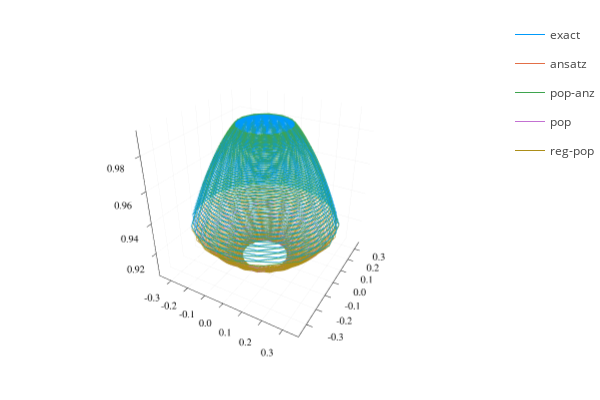

Notebook cell for this chart:
### Code cell
Plots.plotlyjs()
plt = Plots.plot(xyz(bₑ), label="exact")
plt = Plots.plot!(xyz(bᵃⁿᶻ), label="ansatz")
plt = Plots.plot!(xyz(bᵖᵒᵖᵃⁿᶻ), label="pop-anz")
plt = Plots.plot!(xyz(bᵖᵒᵖ), label="pop")
plt = Plots.plot!(xyz(bʳᵉᵍ), label="reg-pop")

### Figure 1 — Plotly figure (JSON) as saved in the notebook; plotly's stock layout.template omitted (floating-point values rounded to 4 significant figures; data arrays with more than 128 entries replaced by an {"elided": "..."} marker saying what was removed)
{"data": [{"colorbar": {"title": ""}, "legendgroup": "exact", "line": {"color": "rgba(0, 154, 250, 1.000)", "dash": "solid", "shape": "linear", "width": 1}, "mode": "lines", "name": "exact", "scene": "scene", "showlegend": true, "type": "scatter3d", "x": {"elided": "1256 float values"}, "xaxis": "x", "y": {"elided": "1256 float values"}, "yaxis": "y", "z": {"elided": "1256 float values"}, "zaxis": "z", "zmax": null, "zmin": null}, {"colorbar": {"title": ""}, "legendgroup": "ansatz", "line": {"color": "rgba(227, 111, 71, 1.000)", "dash": "solid", "shape": "linear", "width": 1}, "mode": "lines", "name": "ansatz", "scene": "scene", "showlegend": true, "type": "scatter3d", "x": {"elided": "1256 float values"}, "xaxis": "x", "y": {"elided": "1256 float values"}, "yaxis": "y", "z": {"elided": "1256 float values"}, "zaxis": "z", "zmax": null, "zmin": null}, {"colorbar": {"title": ""}, "legendgroup": "pop-anz", "line": {"color": "rgba(62, 164, 78, 1.000)", "dash": "solid", "shape": "linear", "width": 1}, "mode": "lines", "name": "pop-anz", "scene": "scene", "showlegend": true, "type": "scatter3d", "x": {"elided": "1256 float values"}, "xaxis": "x", "y": {"elided": "1256 float values"}, "yaxis": "y", "z": {"elided": "1256 float values"}, "zaxis": "z", "zmax": null, "zmin": null}, {"colorbar": {"title": ""}, "legendgroup": "pop", "line": {"color": "rgba(195, 113, 210, 1.000)", "dash": "solid", "shape": "linear", "width": 1}, "mode": "lines", "name": "pop", "scene": "scene", "showlegend": true, "type": "scatter3d", "x": {"elided": "1256 float values"}, "xaxis": "x", "y": {"elided": "1256 float values"}, "yaxis": "y", "z": {"elided": "1256 float values"}, "zaxis": "z", "zmax": null, "zmin": null}, {"colorbar": {"title": ""}, "legendgroup": "reg-pop", "line": {"color": "rgba(172, 142, 24, 1.000)", "dash": "solid", "shape": "linear", "width": 1}, "mode": "lines", "name": "reg-pop", "scene": "scene", "showlegend": true, "type": "scatter3d", "x": {"elided": "1256 float values"}, "xaxis": "x", "y": {"elided": "1256 float values"}, "yaxis": "y", "z": {"elided": "1256 float values"}, "zaxis": "z", "zmax": null, "zmin": null}], "layout": {"annotations": [], "height": 400, "legend_position": {"bgcolor": "rgba(255, 255, 255, 1.000)", "bordercolor": "rgba(0, 0, 0, 1.000)", "borderwidth": 1, "font": {"color": "rgba(0, 0, 0, 1.000)", "family": "sans-serif", "size": 11}, "title": {"font": {"color": "rgba(0, 0, 0, 1.000)", "family": "sans-serif", "size": 15}, "text": ""}, "tracegroupgap": 0, "traceorder": "normal", "x": 1, "xanchor": "auto", "y": 1, "yanchor": "auto"}, "margin": {"b": 20, "l": 0, "r": 0, "t": 20}, "paper_bgcolor": "rgba(255, 255, 255, 1.000)", "plot_bgcolor": "rgba(255, 255, 255, 1.000)", "scene": {"camera": {"eye": {"x": 1.126, "y": -1.95, "z": 1.3}}, "domain": {"x": [0.06582, 0.9934], "y": [0.03762, 0.9902]}, "xaxis": {"gridcolor": "rgba(0, 0, 0, 0.100)", "gridwidth": 0.5, "linecolor": "rgba(0, 0, 0, 1.000)", "mirror": false, "range": [-0.3709, 0.3734], "showgrid": true, "showline": true, "showticklabels": true, "tickangle": 0, "tickcolor": "rgb(0, 0, 0)", "tickfont": {"color": "rgba(0, 0, 0, 1.000)", "family": "sans-serif", "size": 11}, "tickmode": "array", "ticks": "inside", "ticktext": ["-0.3", "-0.2", "-0.1", "0.0", "0.1", "0.2", "0.3"], "tickvals": [-0.3, -0.2, -0.1, 0, 0.1, 0.2, 0.3], "title": "", "titlefont": {"color": "rgba(0, 0, 0, 1.000)", "family": "sans-serif", "size": 15}, "type": "-", "visible": true, "zeroline": false, "zerolinecolor": "rgba(0, 0, 0, 1.000)"}, "yaxis": {"gridcolor": "rgba(0, 0, 0, 0.100)", "gridwidth": 0.5, "linecolor": "rgba(0, 0, 0, 1.000)", "mirror": false, "range": [-0.3765, 0.3713], "showgrid": true, "showline": true, "showticklabels": true, "tickangle": 0, "tickcolor": "rgb(0, 0, 0)", "tickfont": {"color": "rgba(0, 0, 0, 1.000)", "family": "sans-serif", "size": 11}, "tickmode": "array", "ticks": "inside", "ticktext": ["-0.3", "-0.2", "-0.1", "0.0", "0.1", "0.2", "0.3"], "tickvals": [-0.3, -0.2, -0.1, 0, 0.1, 0.2, 0.3], "title": "", "titlefont": {"color": "rgba(0, 0, 0, 1.000)", "family": "sans-serif", "size": 15}, "type": "-", "visible": true, "zeroline": false, "zerolinecolor": "rgba(0, 0, 0, 1.000)"}, "zaxis": {"gridcolor": "rgba(0, 0, 0, 0.100)", "gridwidth": 0.5, "linecolor": "rgba(0, 0, 0, 1.000)", "mirror": false, "range": [0.9037, 0.9933], "showgrid": true, "showline": true, "showticklabels": true, "tickangle": 0, "tickcolor": "rgb(0, 0, 0)", "tickfont": {"color": "rgba(0, 0, 0, 1.000)", "family": "sans-serif", "size": 11}, "tickmode": "array", "ticks": "inside", "ticktext": ["0.92", "0.94", "0.96", "0.98"], "tickvals": [0.92, 0.94, 0.96, 0.98], "title": "", "titlefont": {"color": "rgba(0, 0, 0, 1.000)", "family": "sans-serif", "size": 15}, "type": "-", "visible": true, "zeroline": false, "zerolinecolor": "rgba(0, 0, 0, 1.000)"}}, "showlegend": true, "width": 600}}
